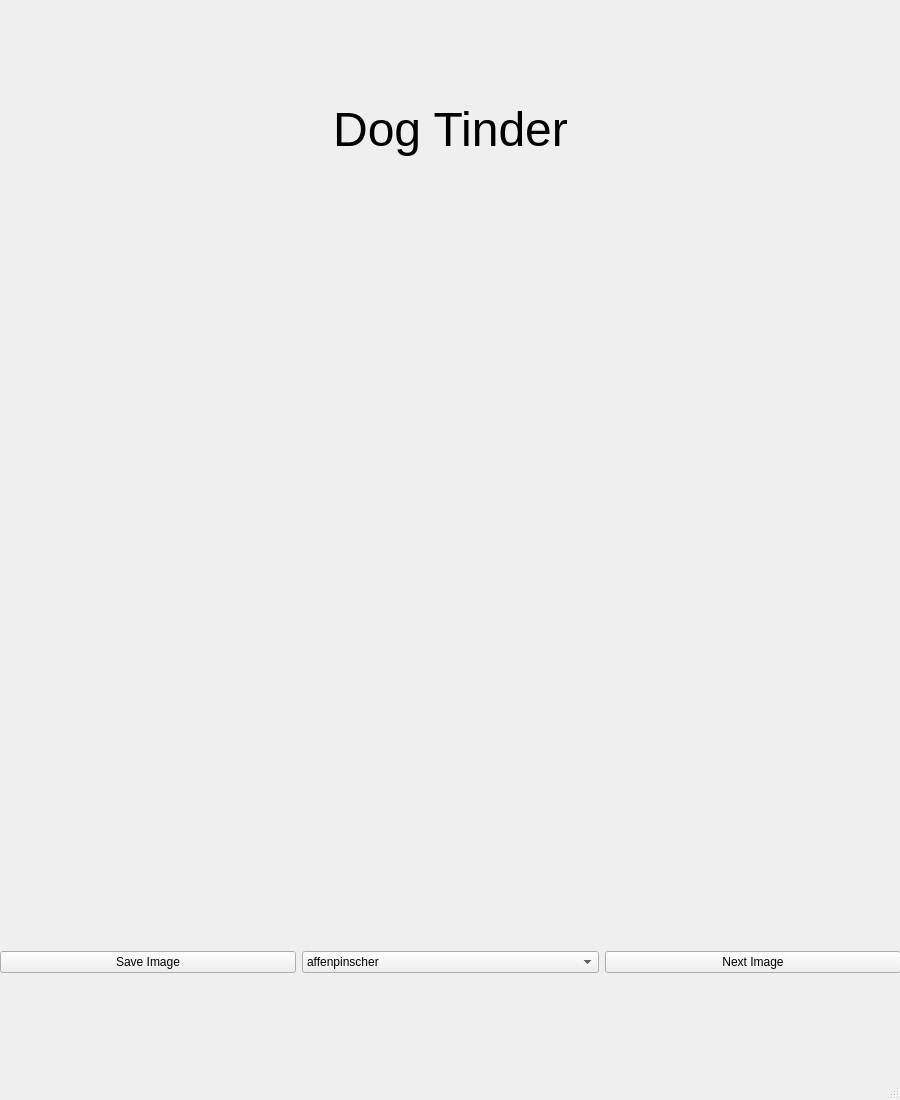
<?xml version="1.0" encoding="UTF-8"?>
<ui version="4.0">
 <class>MainWindow</class>
 <widget class="QMainWindow" name="MainWindow">
  <property name="geometry">
   <rect>
    <x>0</x>
    <y>0</y>
    <width>900</width>
    <height>1100</height>
   </rect>
  </property>
  <property name="minimumSize">
   <size>
    <width>900</width>
    <height>1100</height>
   </size>
  </property>
  <property name="maximumSize">
   <size>
    <width>1000</width>
    <height>1000</height>
   </size>
  </property>
  <property name="windowTitle">
   <string>Dog Tinder</string>
  </property>
  <widget class="QWidget" name="centralwidget">
   <widget class="QWidget" name="gridLayoutWidget">
    <property name="geometry">
     <rect>
      <x>0</x>
      <y>-1</y>
      <width>901</width>
      <height>1055</height>
     </rect>
    </property>
    <layout class="QGridLayout" name="gridLayout">
     <item row="1" column="0" colspan="3">
      <widget class="QLabel" name="label_image">
       <property name="maximumSize">
        <size>
         <width>900</width>
         <height>600</height>
        </size>
       </property>
       <property name="text">
        <string/>
       </property>
       <property name="pixmap">
        <pixmap>../../../Downloads/faaba8fb-a33a-431d-870c-7d49957652d3.jpg</pixmap>
       </property>
       <property name="alignment">
        <set>Qt::AlignCenter</set>
       </property>
      </widget>
     </item>
     <item row="2" column="0">
      <widget class="QPushButton" name="pushButton_save">
       <property name="text">
        <string>Save Image</string>
       </property>
      </widget>
     </item>
     <item row="2" column="2">
      <widget class="QPushButton" name="pushButton_next">
       <property name="text">
        <string>Next Image</string>
       </property>
      </widget>
     </item>
     <item row="0" column="0" colspan="3">
      <widget class="QLabel" name="label_title">
       <property name="maximumSize">
        <size>
         <width>16777215</width>
         <height>100</height>
        </size>
       </property>
       <property name="font">
        <font>
         <pointsize>36</pointsize>
        </font>
       </property>
       <property name="text">
        <string>Dog Tinder</string>
       </property>
       <property name="alignment">
        <set>Qt::AlignCenter</set>
       </property>
      </widget>
     </item>
     <item row="2" column="1">
      <widget class="QComboBox" name="comboBox">
       <item>
        <property name="text">
         <string>affenpinscher</string>
        </property>
       </item>
       <item>
        <property name="text">
         <string>african</string>
        </property>
       </item>
       <item>
        <property name="text">
         <string>airedale</string>
        </property>
       </item>
       <item>
        <property name="text">
         <string>akita</string>
        </property>
       </item>
       <item>
        <property name="text">
         <string>appenzeller</string>
        </property>
       </item>
       <item>
        <property name="text">
         <string>australian</string>
        </property>
       </item>
       <item>
        <property name="text">
         <string>basenji</string>
        </property>
       </item>
       <item>
        <property name="text">
         <string>beagle</string>
        </property>
       </item>
       <item>
        <property name="text">
         <string>bluetick</string>
        </property>
       </item>
       <item>
        <property name="text">
         <string>borzoi</string>
        </property>
       </item>
       <item>
        <property name="text">
         <string>bouvier</string>
        </property>
       </item>
       <item>
        <property name="text">
         <string>boxer</string>
        </property>
       </item>
       <item>
        <property name="text">
         <string>brabancon</string>
        </property>
       </item>
       <item>
        <property name="text">
         <string>briard</string>
        </property>
       </item>
       <item>
        <property name="text">
         <string>buhund</string>
        </property>
       </item>
       <item>
        <property name="text">
         <string>bulldog</string>
        </property>
       </item>
       <item>
        <property name="text">
         <string>bullterrier</string>
        </property>
       </item>
       <item>
        <property name="text">
         <string>cattledog</string>
        </property>
       </item>
       <item>
        <property name="text">
         <string>chihuahua</string>
        </property>
       </item>
       <item>
        <property name="text">
         <string>chow</string>
        </property>
       </item>
       <item>
        <property name="text">
         <string>clumber</string>
        </property>
       </item>
       <item>
        <property name="text">
         <string>cockapoo</string>
        </property>
       </item>
       <item>
        <property name="text">
         <string>collie</string>
        </property>
       </item>
       <item>
        <property name="text">
         <string>coonhound</string>
        </property>
       </item>
       <item>
        <property name="text">
         <string>corgi</string>
        </property>
       </item>
       <item>
        <property name="text">
         <string>cotondetulear</string>
        </property>
       </item>
       <item>
        <property name="text">
         <string>dashshund</string>
        </property>
       </item>
       <item>
        <property name="text">
         <string>dalmation</string>
        </property>
       </item>
       <item>
        <property name="text">
         <string>dane</string>
        </property>
       </item>
       <item>
        <property name="text">
         <string>deerhound</string>
        </property>
       </item>
       <item>
        <property name="text">
         <string>dhole</string>
        </property>
       </item>
       <item>
        <property name="text">
         <string>dingo</string>
        </property>
       </item>
       <item>
        <property name="text">
         <string>doberman</string>
        </property>
       </item>
       <item>
        <property name="text">
         <string>elkhound</string>
        </property>
       </item>
       <item>
        <property name="text">
         <string>eskimo</string>
        </property>
       </item>
       <item>
        <property name="text">
         <string>finnish</string>
        </property>
       </item>
       <item>
        <property name="text">
         <string>frise</string>
        </property>
       </item>
       <item>
        <property name="text">
         <string>germanshepherd</string>
        </property>
       </item>
       <item>
        <property name="text">
         <string>greyhound</string>
        </property>
       </item>
       <item>
        <property name="text">
         <string>groenedael</string>
        </property>
       </item>
       <item>
        <property name="text">
         <string>havanese</string>
        </property>
       </item>
       <item>
        <property name="text">
         <string>hound</string>
        </property>
       </item>
       <item>
        <property name="text">
         <string>husky</string>
        </property>
       </item>
       <item>
        <property name="text">
         <string>keeshond</string>
        </property>
       </item>
       <item>
        <property name="text">
         <string>kelpie</string>
        </property>
       </item>
       <item>
        <property name="text">
         <string>komondor</string>
        </property>
       </item>
       <item>
        <property name="text">
         <string>kuvasz</string>
        </property>
       </item>
       <item>
        <property name="text">
         <string>labradoodle</string>
        </property>
       </item>
      </widget>
     </item>
    </layout>
   </widget>
  </widget>
  <widget class="QStatusBar" name="statusbar"/>
 </widget>
 <resources/>
 <connections/>
</ui>
